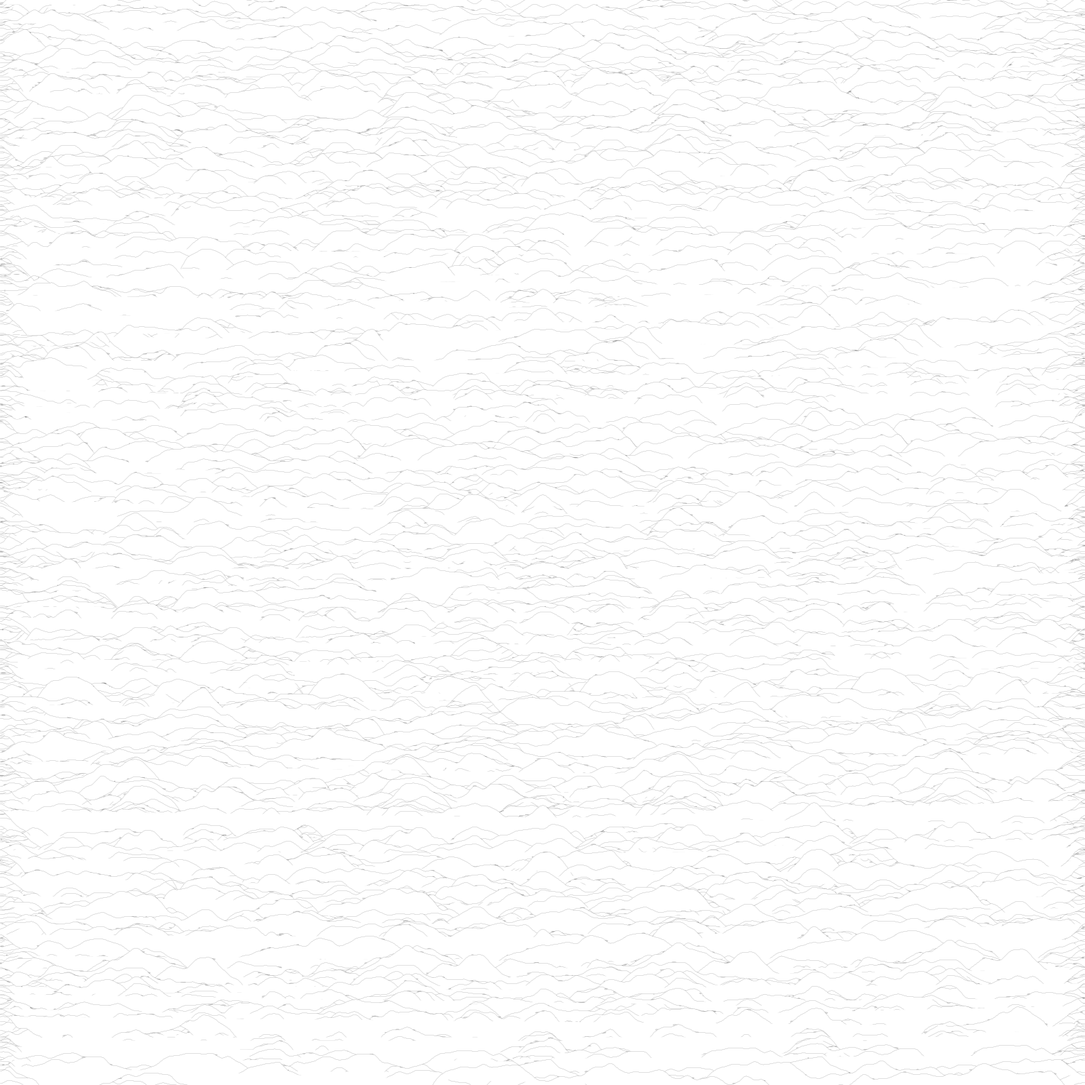
Frame 1 (no input)
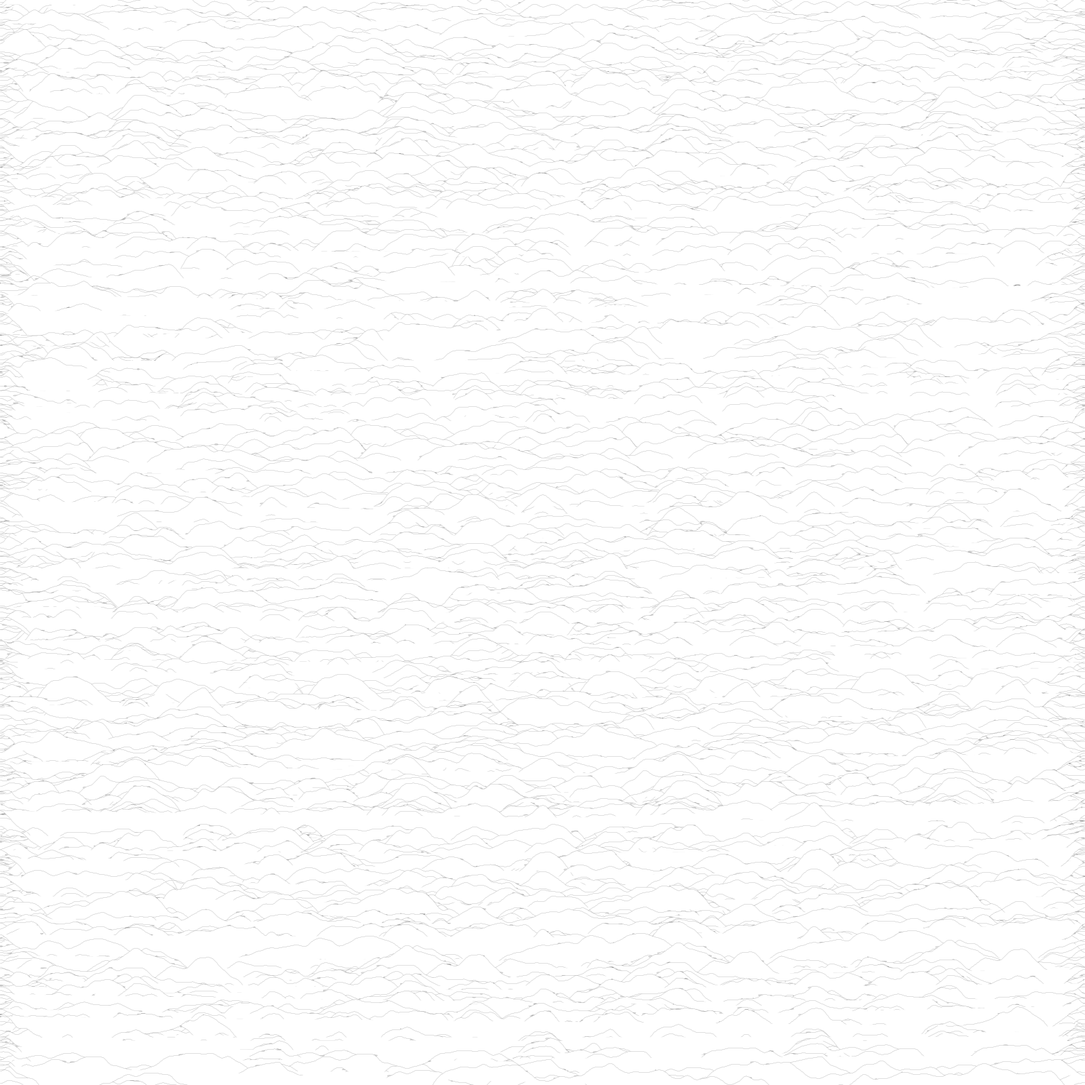
Frame 2 (the mouse pressed at the canvas centre, redrawn once)

The Processing sketch that drew these frames (run headless with seeded random() and noise(); the mouse was pressed at the canvas centre and the sketch redrawn once):

// Processing sketch: noisefloor
// ── noisefloor.pde
void setup() {
  size(1600, 1600);
}

void draw() {
  background(255);
  //noFill();
  strokeWeight(1);
  stroke(0, 32);

  for (int j = 0; j < height; j+= 4) {
    beginShape();
    for (int i = 0; i < width; i++) {
      float h = noise((i + (j*100)) * 0.01);
      h = map(h, 0, 1, -50, 50);
      vertex(i, j + h);
      if (random(100) < 1) {
        fill(0, 32);
        float rw = random(1, 8);
        float rh = random(1, 2);
        ellipse(i, j+h, rw, rh);
        fill(255);
      }
    }
    endShape();
  }

  float offset = 20;
  for (int i = 0; i < 130; i++) {
    float x1 = random(width);
    float y1 = random(height);
    float x2 = x1 + random(-offset, offset);
    float y2 = y1 + random(-offset, offset);
    float x3 = x2 + random(-offset, offset);
    float y3 = y2 + random(-offset, offset);
    float x4 = x3 + random(-offset, offset);
    float y4 = y3 + random(-offset, offset);
  //  bezier(x1, y1, x2, y2, x3, y3, x4, y4);
  }

  noLoop();
}
